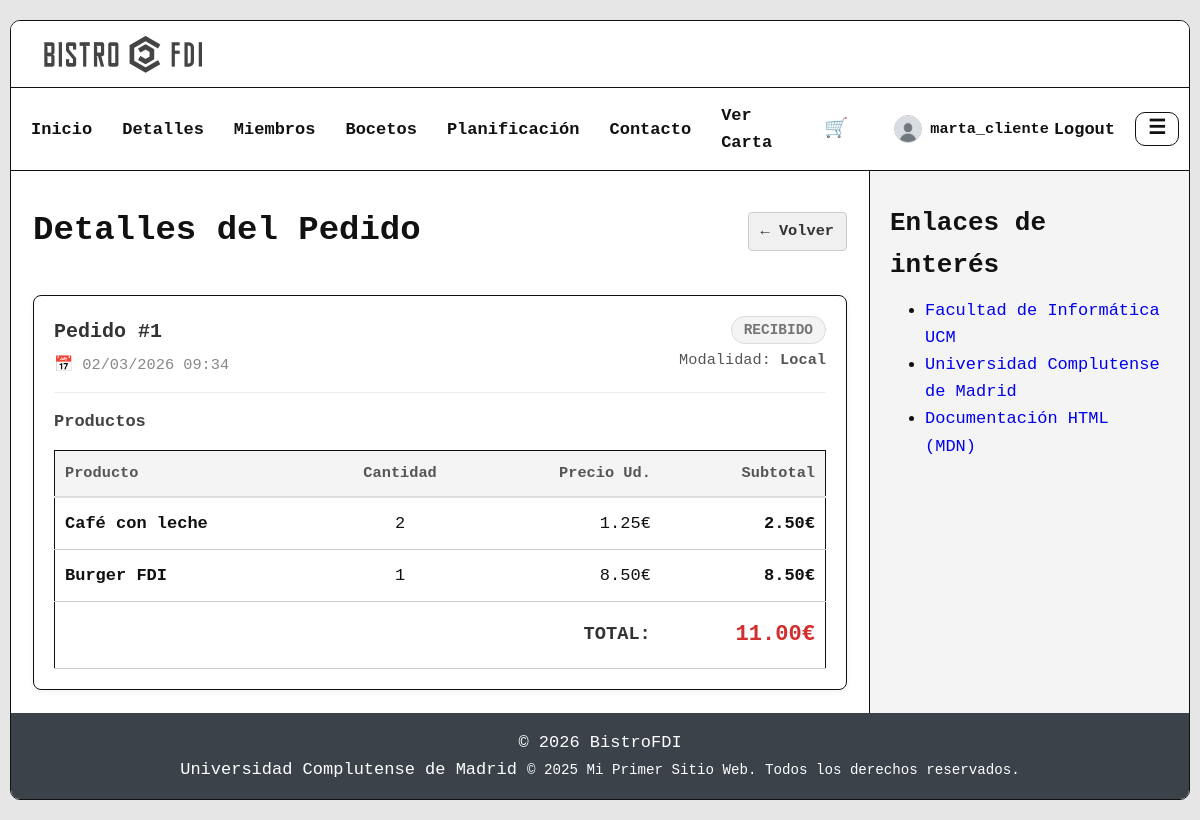
The app's page /includes/vistas/cliente/pedido_detalle.php?id=1 (signed in) with its own data.
### tables this page shows
CREATE TABLE pedidos (
    id INT AUTO_INCREMENT PRIMARY KEY,
    numero_pedido INT NOT NULL,
    id_cliente INT,
    id_camarero INT,
    fecha_hora DATETIME DEFAULT CURRENT_TIMESTAMP,
    estado ENUM('nuevo', 'recibido', 'en preparación', 'cocinando', 'listo cocina', 'terminado', 'entregado') DEFAULT 'nuevo',
    tipo ENUM('local', 'llevar') NOT NULL,
    total DECIMAL(10, 2) NOT NULL,
    FOREIGN KEY (id_cliente) REFERENCES usuarios(id),
    FOREIGN KEY (id_camarero) REFERENCES usuarios(id)
);

CREATE TABLE pedidos_productos (
    id_pedido INT,
    id_producto INT,
    cantidad INT NOT NULL,
    precio_historico DECIMAL(10, 2) NOT NULL,
    PRIMARY KEY (id_pedido, id_producto),
    FOREIGN KEY (id_pedido) REFERENCES pedidos(id) ON DELETE CASCADE,
    FOREIGN KEY (id_producto) REFERENCES productos(id)
);

CREATE TABLE productos (
    id INT AUTO_INCREMENT PRIMARY KEY,
    id_categoria INT NOT NULL,
    nombre VARCHAR(100) NOT NULL,
    descripcion TEXT,
    precio_base DECIMAL(10, 2) NOT NULL,
    iva INT NOT NULL,
    disponible BOOLEAN DEFAULT TRUE,
    ofertado BOOLEAN DEFAULT TRUE,
    FOREIGN KEY (id_categoria) REFERENCES categorias(id) ON DELETE RESTRICT
);

### includes/app/sa/PedidoSA.php (called while the page is built, shortened)
<?php
require_once RAIZ_APP . '/includes/app/dao/PedidoDAO.php';
require_once RAIZ_APP . '/includes/app/sa/ProductoSA.php';
class PedidoSA {
    private static function dao(): PedidoDAO {
        $conn = Aplicacion::getInstance()->getConexionBd();
        return new PedidoDAO($conn);
    }
    public static function obtener(int $id): ?PedidoDTO {
        return self::dao()->findById($id);
    }
    public static function obtenerDetalle(int $idPedido): array {
        $pedido = self::dao()->findById($idPedido);
        return self::dao()->findLineasByPedido($idPedido);
    }
}

### includes/app/dao/PedidoDAO.php (called while the page is built, shortened)
<?php
require_once RAIZ_APP . '/includes/app/dto/PedidoDTO.php';
require_once RAIZ_APP . '/includes/app/dto/PedidoProductoDTO.php';
class PedidoDAO {
    public function findById(int $id): ?PedidoDTO{
        $sql = "SELECT id, numero_pedido, id_cliente, fecha_hora, estado, tipo, total
                FROM pedidos
                WHERE id = ?";
        $stmt = $this->conn->prepare($sql);
        $stmt->bind_param('i', $id);
        if (!$stmt->execute()) throw new RuntimeException("Error execute (findById pedido): " . $stmt->error);
        $rs = $stmt->get_result();
        $row = $rs->fetch_assoc();
        return new PedidoDTO(
            (int)$row['id'],
            (int)$row['numero_pedido'],
            (int)$row['id_cliente'],
            (string)$row['fecha_hora'],
            (string)$row['estado'],
            (string)$row['tipo'],
            (float)$row['total']
        );
    }
    public function findLineasByPedido(int $idPedido): array{
        $sql = "SELECT id_pedido, id_producto, cantidad, precio_historico
                FROM pedidos_productos
                WHERE id_pedido = ?";
        $stmt = $this->conn->prepare($sql);
        $stmt->bind_param('i', $idPedido);
        if (!$stmt->execute()) throw new RuntimeException("Error execute (findLineasByPedido): " . $stmt->error);
        $rs = $stmt->get_result();
        $res = [];
        while ($row = $rs->fetch_assoc()) {
            $res[] = new PedidoProductoDTO(
                (int)$row['id_pedido'],
                (int)$row['id_producto'],
                (int)$row['cantidad'],
                (float)$row['precio_historico']
            );
        }
        return $res;
    }
}

### includes/app/dto/PedidoDTO.php (called while the page is built, shortened)
<?php
class PedidoDTO{
    public function getNumeroPedido(): int { return $this->numeroPedido; }
    public function getFechaHora(): string { return $this->fechaHora; }
    public function getEstado(): string { return $this->estado; }
    public function getTipo(): string { return $this->tipo; }
    public function getTotal(): float { return $this->total; }
}

### includes/app/sa/ProductoSA.php (called while the page is built, shortened)
<?php
require_once RAIZ_APP . '/includes/app/dao/ProductoDAO.php';
class ProductoSA
{
    private static function dao(): ProductoDAO
    {
        $conn = Aplicacion::getInstance()->getConexionBd();
        return new ProductoDAO($conn);
    }
    public static function obtener(int $id): ?ProductoDTO
    {
        return self::dao()->findById($id);
    }
}

### includes/app/dao/ProductoDAO.php (called while the page is built, shortened)
<?php
require_once RAIZ_APP . '/includes/app/dto/ProductoDTO.php';
class ProductoDAO
{
    public function findById(int $id): ?ProductoDTO
    {
        $sql = "SELECT id, id_categoria, nombre, descripcion, precio_base, iva, disponible, ofertado
                FROM productos
                WHERE id = ?";
        $stmt = $this->conn->prepare($sql);
        $stmt->bind_param('i', $id);
        if (!$stmt->execute()) {
            throw new RuntimeException("Error execute (findById productos): " . $stmt->error);
        }
        $rs = $stmt->get_result();
        $row = $rs->fetch_assoc();
        $imagenes = $this->findImagenesByProducto((int)$row['id']);
        return new ProductoDTO(
            (int)$row['id'],
            (int)$row['id_categoria'],
            (string)$row['nombre'],
            $row['descripcion'] !== null ? (string)$row['descripcion'] : null,
            (float)$row['precio_base'],
            (int)$row['iva'],
            (bool)$row['disponible'],
            (bool)$row['ofertado'],
            $imagenes
        );
    }
    public function findImagenesByProducto(int $idProducto): array
    {
        $sql = "SELECT ruta FROM productos_imagenes WHERE id_producto = ? ORDER BY id ASC";
        $stmt = $this->conn->prepare($sql);
        $stmt->bind_param('i', $idProducto);
        if (!$stmt->execute()) {
            throw new RuntimeException("Error execute (findImagenes): " . $stmt->error);
        }
        $rs = $stmt->get_result();
        $res = [];
        while ($row = $rs->fetch_assoc()) {
            $res[] = (string)$row['ruta'];
        }
        return $res;
    }
}

### includes/app/dto/ProductoDTO.php (called while the page is built, shortened)
<?php
class ProductoDTO
{
    public function getNombre(): string { return $this->nombre; }
}

### includes/app/dto/PedidoProductoDTO.php (called while the page is built, shortened)
<?php
class PedidoProductoDTO{
    public function getCantidad(): int { return $this->cantidad; }
    public function getPrecioHistorico(): float { return $this->precioHistorico; }
    public function getSubtotal(): float {
        return round($this->cantidad * $this->precioHistorico, 2);
    }
}

### includes/vistas/cliente/pedido_detalle.php (the view, shortened to what this page needs)
<?php
require_once RAIZ_APP . '/includes/app/sa/PedidoSA.php';
require_once RAIZ_APP . '/includes/app/sa/ProductoSA.php';
$idPedido = filter_input(INPUT_GET, 'id', FILTER_VALIDATE_INT);
$errorAcceso = null;
$pedido = null;
$lineasPedido = [];
try {
    $pedido = PedidoSA::obtener($idPedido);
    $lineasPedido = PedidoSA::obtenerDetalle($idPedido);
} catch (Exception $e) {
    $errorAcceso = $e->getMessage();
}
?>
<section class="ger-wrap">
    <div style="display: flex; justify-content: space-between; align-items: center; margin-bottom: 25px;">
        <h1>Detalles del Pedido</h1>
        <button onclick="window.history.back();" class="btn btn-light" style="font-size: 0.9em;">← Volver</button>
    </div>
    <?php if ($errorAcceso): ?>
        <div class="alerta-error" style="background-color: #ffebee; color: #c62828; padding: 15px; border-radius: 5px; margin-bottom: 20px;">
            <?= htmlspecialchars($errorAcceso) ?>
        </div>
    <?php else: ?>
        <div class="card" style="margin-bottom: 25px; padding: 20px;">
            <div style="display: flex; justify-content: space-between; border-bottom: 1px solid #eee; padding-bottom: 15px; margin-bottom: 15px;">
                <div>
                    <h3 style="margin: 0; color: #333;">Pedido #<?= $pedido->getNumeroPedido() ?></h3>
                    <p class="muted" style="margin: 5px 0 0 0; font-size: 0.9em;">
                        📅 <?= date('d/m/Y H:i', strtotime($pedido->getFechaHora())) ?>
                    </p>
                </div>
                <div style="text-align: right;">
                    <?php
                        $estado = strtolower($pedido->getEstado());
                        $colorEstado = match($estado) {
                            'nuevo' => '#2196F3',
                            'en preparación', 'cocinando' => '#FF9800',
                            'listo cocina' => '#9C27B0',
                            'terminado', 'entregado' => '#4CAF50',
                            'cancelado' => '#F44336',
                            default => '#757575'
                        };
                    ?>
                    <span style="background: <?= $colorEstado ?>15; color: <?= $colorEstado ?>; padding: 5px 12px; border-radius: 20px; font-size: 0.85em; font-weight: bold; border: 1px solid <?= $colorEstado ?>30;">
                        <?= strtoupper($estado) ?>
                    </span>
                    <p style="margin: 5px 0 0 0; font-size: 0.9em; color: #555;">
                        Modalidad: <strong><?= ucfirst($pedido->getTipo()) ?></strong>
                    </p>
                </div>
            </div>
            <h4 style="margin-top: 0; margin-bottom: 15px; color: #444;">Productos</h4>
            <div style="overflow-x: auto;">
                <table style="width: 100%; border-collapse: collapse; text-align: left;">
                    <thead style="background: #f9f9f9; border-bottom: 2px solid #ddd;">
                        <tr>
                            <th style="padding: 10px; font-size: 0.9em; color: #555;">Producto</th>
                            <th style="padding: 10px; font-size: 0.9em; color: #555; text-align: center;">Cantidad</th>
                            <th style="padding: 10px; font-size: 0.9em; color: #555; text-align: right;">Precio Ud.</th>
                            <th style="padding: 10px; font-size: 0.9em; color: #555; text-align: right;">Subtotal</th>
                        </tr>
                    </thead>
                    <tbody>
                        <?php if (empty($lineasPedido)): ?>
                            <tr>
                                <td colspan="4" style="padding: 15px; text-align: center; color: #777;">No hay productos registrados en este pedido.</td>
                            </tr>
                        <?php else: ?>
                            <?php foreach ($lineasPedido as $linea):
                                $producto = ProductoSA::obtener($linea->getIdProducto());
                                $nombreProducto = $producto ? $producto->getNombre() : "Producto Desconocido (ID: {$linea->getIdProducto()})";
                            ?>
                                <tr style="border-bottom: 1px solid #eee;">
                                    <td style="padding: 12px 10px;">
                                        <strong><?= htmlspecialchars($nombreProducto) ?></strong>
                                    </td>
                                    <td style="padding: 12px 10px; text-align: center;">
                                        <?= $linea->getCantidad() ?>
                                    </td>
                                    <td style="padding: 12px 10px; text-align: right;">
                                        <?= number_format($linea->getPrecioHistorico(), 2) ?>€
                                    </td>
                                    <td style="padding: 12px 10px; text-align: right; font-weight: bold;">
                                        <?= number_format($linea->getSubtotal(), 2) ?>€
                                    </td>
                                </tr>
                            <?php endforeach; ?>
                        <?php endif; ?>
                    </tbody>
                    <tfoot>
                        <tr>
                            <td colspan="3" style="padding: 15px 10px; text-align: right; font-size: 1.1em; color: #333;">
                                <strong>TOTAL:</strong>
                            </td>
                            <td style="padding: 15px 10px; text-align: right; font-size: 1.3em; color: #d32f2f; font-weight: bold;">
                                <?= number_format($pedido->getTotal(), 2) ?>€
                            </td>
                        </tr>
                    </tfoot>
                </table>
            </div>
        </div>
    <?php endif; ?>
</section>
<?php
require RAIZ_APP . '/includes/vistas/common/plantilla.php';

### records on screen
pedidos: numero_pedido "1", fecha_hora "02/03/2026 09:34", estado "RECIBIDO", tipo "Local", total "11.00"
pedidos_productos: id_producto.nombre "Café con leche", cantidad "2", precio_historico "1.25", $linea->getSubtotal() "2.50"
productos: nombre "Burger FDI"

### other values on screen
$nombreUsuarioEsc "marta_cliente"
$linea->getCantidad() "1"
$linea->getPrecioHistorico() "8.50"
$linea->getSubtotal() "8.50"
